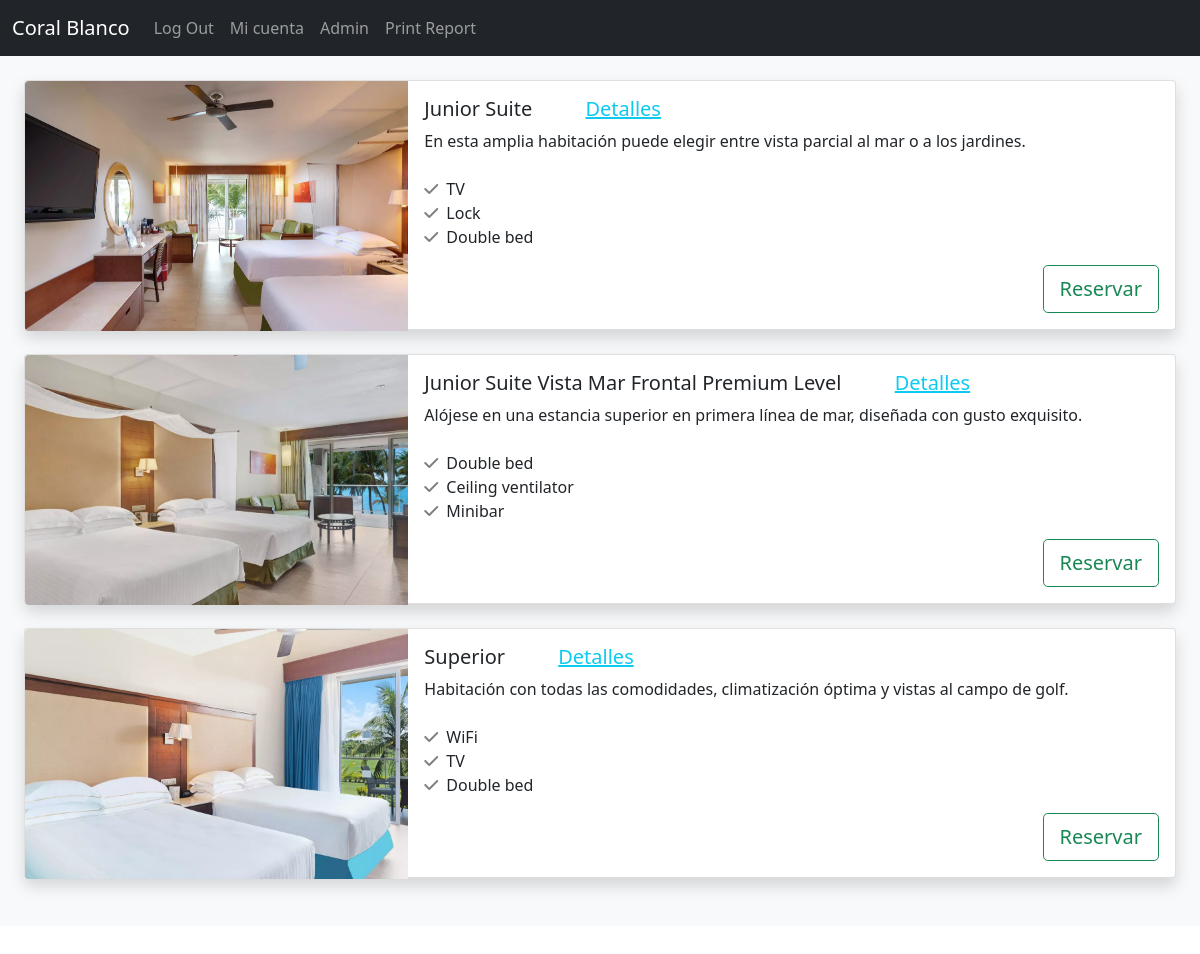
Page /booking/rooms/ (signed in) on the earlier database version.
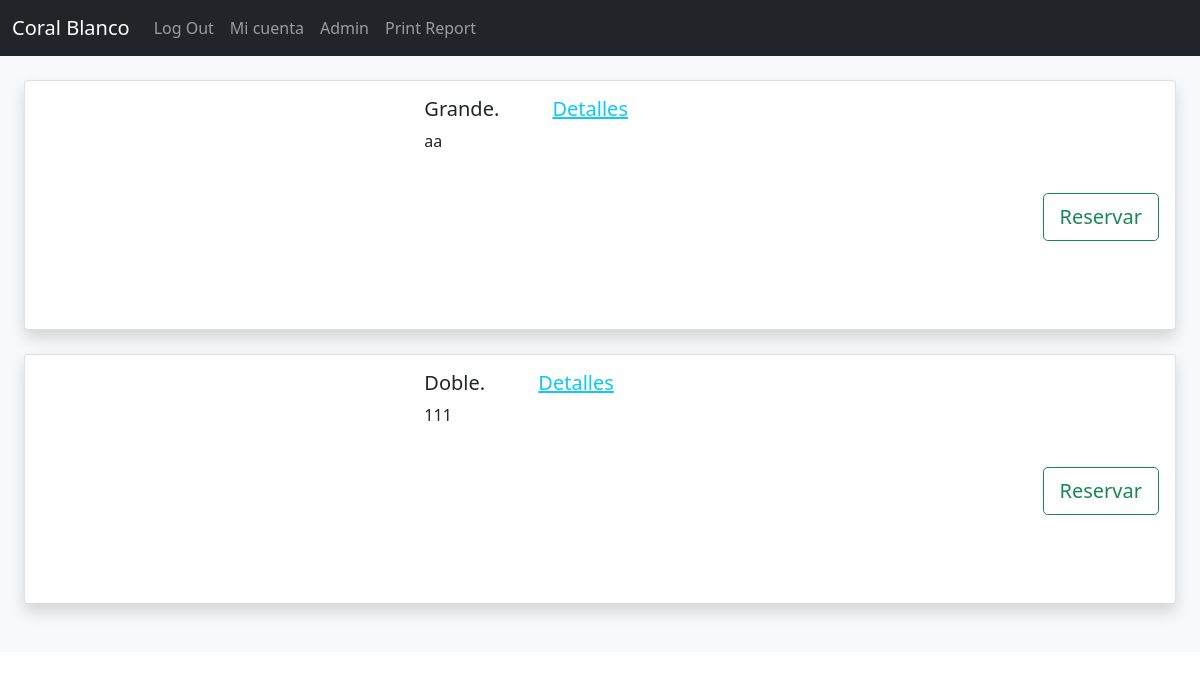
Same page on the later database version.
### booking/models.py (models this page shows, shortened)
class RoomType(models.Model):
    room_type_id = models.AutoField(primary_key=True) # to save space with foreign keys.
    uuid = models.UUIDField( # For displaying detailview without exposing the database.
        default = uuid.uuid4,
        editable = False,
        unique = True,
    )
    type = models.CharField(max_length=255, unique=True)
    short_description = models.TextField(blank=True, null=True)
    description = models.TextField()
    max_adults = models.IntegerField(blank=True, null=True)
    max_children = models.IntegerField(blank=True, null=True)
    price = models.DecimalField(max_digits=6, decimal_places=2)

class Image(models.Model):
    room_type = models.ForeignKey(
        RoomType,
        related_name="images",
        on_delete=models.CASCADE,
    )
    uuid = models.UUIDField(
        default = uuid.uuid4,
        editable = False,
        unique = True
    )
    image = models.ImageField(upload_to='rooms/', blank=True)
    alt = models.CharField(max_length=255)

class RoomFeature(models.Model):
    room_type = models.ForeignKey(
        RoomType,
        on_delete=models.CASCADE,
        related_name='features'
    )
    feature = models.ForeignKey(
        Feature,
        on_delete=models.CASCADE,
        related_name='room_types'
    )

class Feature(models.Model):
    feature = models.CharField(max_length=100)
    icon = models.CharField(max_length=100, default="")

### booking/views.py (the view)
# urls.py: path('rooms/', RoomsListView.as_view(), name='rooms'),
class RoomsListView(generic.ListView):
    model = RoomType
    template_name = 'rooms.html'
    context_object_name = 'room_types'

### templates/rooms.html (shortened to what this page needs)
{% extends '_base.html' %}
{% block content %}
    <div class="p-4 bg-light">
    {% for type in room_types %}
        <div class="card mb-4 shadow" style="height: 250px;">
            <div class="row g-0">
                <div class="col-md-4">
                    <img src="{{ type.images.all.0.image.url }}" class="img-fluid rounded-start" style="object-fit: cover; height: 250px;">
                </div>
                <div class="col-md-8">
                    <div class="card-body pl-5">
                        <div class="row">
                            <h5 class="card-title">
                                {{ type.type }}
                                <a class="link-info mx-lg-5" href="{% url 'room_detail' type.uuid %}">Detalles</a>
                            </h5>
                            <p class="card-text">{{ type.short_description }}</p>
                        </div>
                        <div class="row">
                            <ul class="list-unstyled pt-4">
                                {% for feature in type.features.all %}
                                    {% if forloop.counter <= 3 %}
                                        <li class="d-flex">
                                            <div class="d-flex align-items-center">
                                                <i class="fas fa-check" style="color: gray;"></i>
                                                <p class="card-text mx-2">{{ feature.feature.feature }}</p>
                                            </div>
                                        </li>
                                    {% endif %}
                                {% endfor %}
                            </ul>
                        </div>
                        <div class="text-end">
                            <button class="btn btn-outline-success btn-lg">Reservar</button>
                        </div>
                    </div>
                </div>
            </div>
        </div>
    {% endfor %}
    </div>
{% endblock content %}

### templates/_base.html (shortened to what this page needs)
{% load i18n %}
{% load static %}
<!DOCTYPE html>
<html>
    <head>
        <link href="https://cdn.jsdelivr.net/npm/bootstrap@5.1.3/dist/css/bootstrap.min.css" rel="stylesheet">
        <link rel="stylesheet" href="https://cdnjs.cloudflare.com/ajax/libs/font-awesome/6.0.0/css/all.min.css">
    </head>
    <body style="padding: 0; height: 1000px;">
        <nav class="navbar navbar-expand-md navbar-dark bg-dark">
            <div class="container-fluid">
                <a class="navbar-brand" href="{% url 'home' %}">Coral Blanco</a>
                <div class="collapse navbar-collapse" id="navbarCollapse">
                    <ul class="navbar-nav me-auto mb-2 mb-md-0">
                        {% if user.is_authenticated %}
                            <li class="nav-item">
                                <a class="nav-link" href="{% url 'account_logout' %}">Log Out</a>
                            </li>
                            <li class="nav-item">
                                <a class="nav-link" href="{% url 'user_dashboard' %}">Mi cuenta</a>
                            </li>
                            {% if user.is_superuser %}
                                <li class="nav-item">
                                    <a class="nav-link" href="{% url 'admin:index' %}">Admin</a>
                                </li>
                                <li class="nav-item">
                                    <a class="nav-link" href="{% url 'reports' %}">Print Report</a>
                                </li>
                            {% endif %}
                        {% endif %}
                    </ul>
                </div>
            </div>
        </nav>
        {% block content %}
        {% endblock content %}
    </body>
</html>

Differences in the rows shown:
removed RoomType: images.all.0.image (picture), type "Junior Suite", short_description "En esta amplia habitación puede elegir entre vista parcial al mar o a los jardines."
removed RoomFeature: feature.feature "TV", shown under "Junior Suite"
removed RoomFeature: feature.feature "Lock", shown under "Junior Suite"
removed RoomFeature: feature.feature "Double bed", shown under "Junior Suite"
removed RoomType: images.all.0.image (picture), type "Junior Suite Vista Mar Frontal Premium Level", short_description "Alójese en una estancia superior en primera línea de mar, diseñada con gusto exquisito."
removed RoomFeature: feature.feature "Double bed", shown under "Junior Suite Vista Mar Frontal Premium Level"
removed RoomFeature: feature.feature "Ceiling ventilator", shown under "Junior Suite Vista Mar Frontal Premium Level"
removed RoomFeature: feature.feature "Minibar", shown under "Junior Suite Vista Mar Frontal Premium Level"
removed RoomType: images.all.0.image (picture), type "Superior", short_description "Habitación con todas las comodidades, climatización óptima y vistas al campo de golf."
removed RoomFeature: feature.feature "WiFi", shown under "Superior"
removed RoomFeature: feature.feature "TV", shown under "Superior"
removed RoomFeature: feature.feature "Double bed", shown under "Superior"
added RoomType: type "Grande.", short_description "aa"
added RoomType: type "Doble.", short_description "111"
